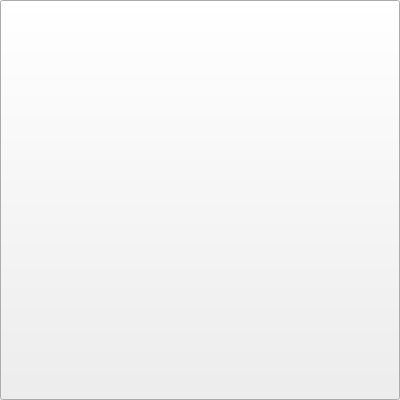
<?xml version="1.0" encoding="UTF-8"?>
<ui version="4.0">
 <class>SymbolSettingEntry</class>
 <widget class="QWidget" name="SymbolSettingEntry">
  <property name="geometry">
   <rect>
    <x>0</x>
    <y>0</y>
    <width>400</width>
    <height>400</height>
   </rect>
  </property>
  <property name="minimumSize">
   <size>
    <width>1</width>
    <height>140</height>
   </size>
  </property>
  <property name="windowTitle">
   <string>Form</string>
  </property>
  <layout class="QHBoxLayout" name="horizontalLayout">
   <property name="spacing">
    <number>0</number>
   </property>
   <property name="leftMargin">
    <number>0</number>
   </property>
   <property name="topMargin">
    <number>0</number>
   </property>
   <property name="rightMargin">
    <number>0</number>
   </property>
   <property name="bottomMargin">
    <number>0</number>
   </property>
   <item>
    <layout class="QVBoxLayout" name="verticalLayout">
     <item>
      <widget class="QSymbolPushButton" name="SymbolSettingEntryButton">
       <property name="sizePolicy">
        <sizepolicy hsizetype="Preferred" vsizetype="Preferred">
         <horstretch>0</horstretch>
         <verstretch>0</verstretch>
        </sizepolicy>
       </property>
       <property name="font">
        <font>
         <pointsize>9</pointsize>
        </font>
       </property>
       <property name="text">
        <string/>
       </property>
       <property name="checkable">
        <bool>true</bool>
       </property>
      </widget>
     </item>
    </layout>
   </item>
  </layout>
 </widget>
 <customwidgets>
  <customwidget>
   <class>QSymbolPushButton</class>
   <extends>QPushButton</extends>
   <header>Src/qsymbolpushbutton.h</header>
  </customwidget>
 </customwidgets>
 <resources/>
 <connections/>
</ui>
